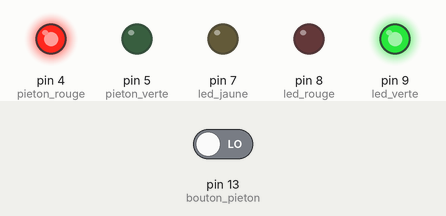
Recording of a sketch running on a simulated Arduino Uno, built with avr-gcc and run on an emulated ATmega328P. Shown: output pins drawn as LEDs (lit = HIGH). The inputs (shaded band) are chosen by the test bench; at power-on: pin 13 (bouton_pieton) LOW.

Above: at 1.2 s.
1.3 s: pin 13 (bouton_pieton) driven HIGH
At 3.8 s:
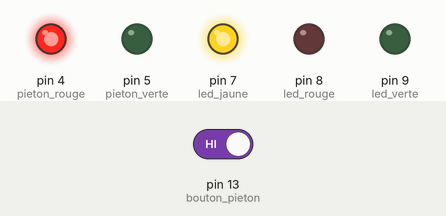
At 7.7 s:
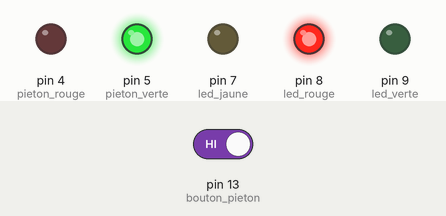
Timing chart, 0 to 35.3 s (numbered marks = the images above; inputs shaded):
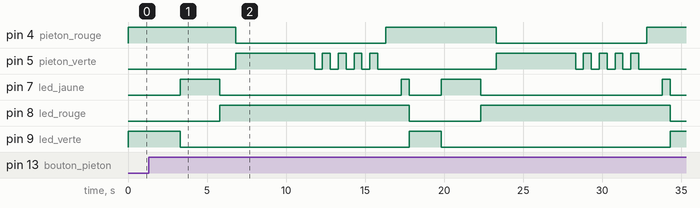

The sketch:

feu.ino
```cpp
/*
 Code pour feu tricolore,
  3 leds (rouge, jaune et verte) + 2 leds pour les piétons
  si appui sur le bouton, donne le vert aux piétons
*/

// On définit les variables sorties:
int led_rouge = 8;
int led_jaune = 7;
int led_verte = 9;
int pieton_rouge = 4;
int pieton_verte = 5;
// On définit les variables entrées:
int bouton_pieton = 13;
// On définit les temps de pause:
int temps_vertRouge = 15000; // le feu voiture dure 15sec
int temps_vertPieton = 5000; // le feu pieton dure 5sec
int demande_pieton = 0; // variable utilisee par le bouton


void setup() {
  // On définit les sorties:
  pinMode(led_rouge, OUTPUT);
  pinMode(led_jaune, OUTPUT);
  pinMode(led_verte, OUTPUT);
  pinMode(pieton_rouge, OUTPUT);
  pinMode(pieton_verte, OUTPUT);
  // On définit les entrées:
  pinMode(bouton_pieton, INPUT);
  // On allume le feu voitures au vert et piétons sur rouge
  digitalWrite(led_rouge,LOW); // on éteint le rouge des voitures
  digitalWrite(led_jaune,LOW); // on éteint le jaune des voitures
  digitalWrite(led_verte,HIGH); // on allume le vert des voitures
  digitalWrite(pieton_rouge,HIGH); // on allume le rouge des piétons
  digitalWrite(pieton_verte,LOW); // on éteint le vert des piétons
}

// la boucle infinie:
void loop() {
  demande_pieton = digitalRead(bouton_pieton);
  if(demande_pieton == HIGH){
    delay(2000); // petite pause de 2sec avant de mettre les voitures au rouge
    voiture_rouge(); // appel fonction bouton relaché
  }
  delay(10);
} // fin boucle infinie


int voiture_rouge() { // On stoppe les voitures et fait traverser les piétons
  digitalWrite(led_verte,LOW); // on éteint le vert et
  digitalWrite(led_jaune,HIGH); // on allume le jaune
  delay(2500);
  digitalWrite(led_jaune,LOW); // on éteint le jaune
  digitalWrite(led_rouge,HIGH); // on allume le rouge
  delay(1000);
  digitalWrite(pieton_rouge,LOW); // on éteint le rouge des piétons
  digitalWrite(pieton_verte,HIGH); // on allume le vert des piétons
  delay(4500); // on attend 5sec que les piétons traversent

  for(int i = 0; i < 5; i++) { // on fait clignoter 4x le vert piéton
    digitalWrite(pieton_verte,HIGH); // on allume le vert des piétons
    delay(500);
    digitalWrite(pieton_verte,LOW); // on éteint le vert des piétons
    delay(500);
  }
  digitalWrite(pieton_rouge,HIGH); // on allume le rouge des piétons
  delay(1000);
  digitalWrite(led_jaune,HIGH); // on allume le jaune
  delay(500);
  digitalWrite(led_jaune,LOW); // on éteint le jaune
  digitalWrite(led_rouge,LOW); // on éteint le rouge
  digitalWrite(led_verte,HIGH); // on allume le vert
} // fin fonction voiture_rouge()
```

Measured:
- after the input at 1.3 s, pin 4 (pieton_rouge): alternates HIGH for 7.0 s and LOW for 9.5 s, starting after 5.5 s; pin 5 (pieton_verte): goes HIGH 5.0 s, 4 × (LOW 0.50 s, HIGH 0.50 s), LOW 7.5 s, HIGH 5.0 s, 4 × (LOW 0.50 s, HIGH 0.50 s), then LOW, starting after 5.5 s
